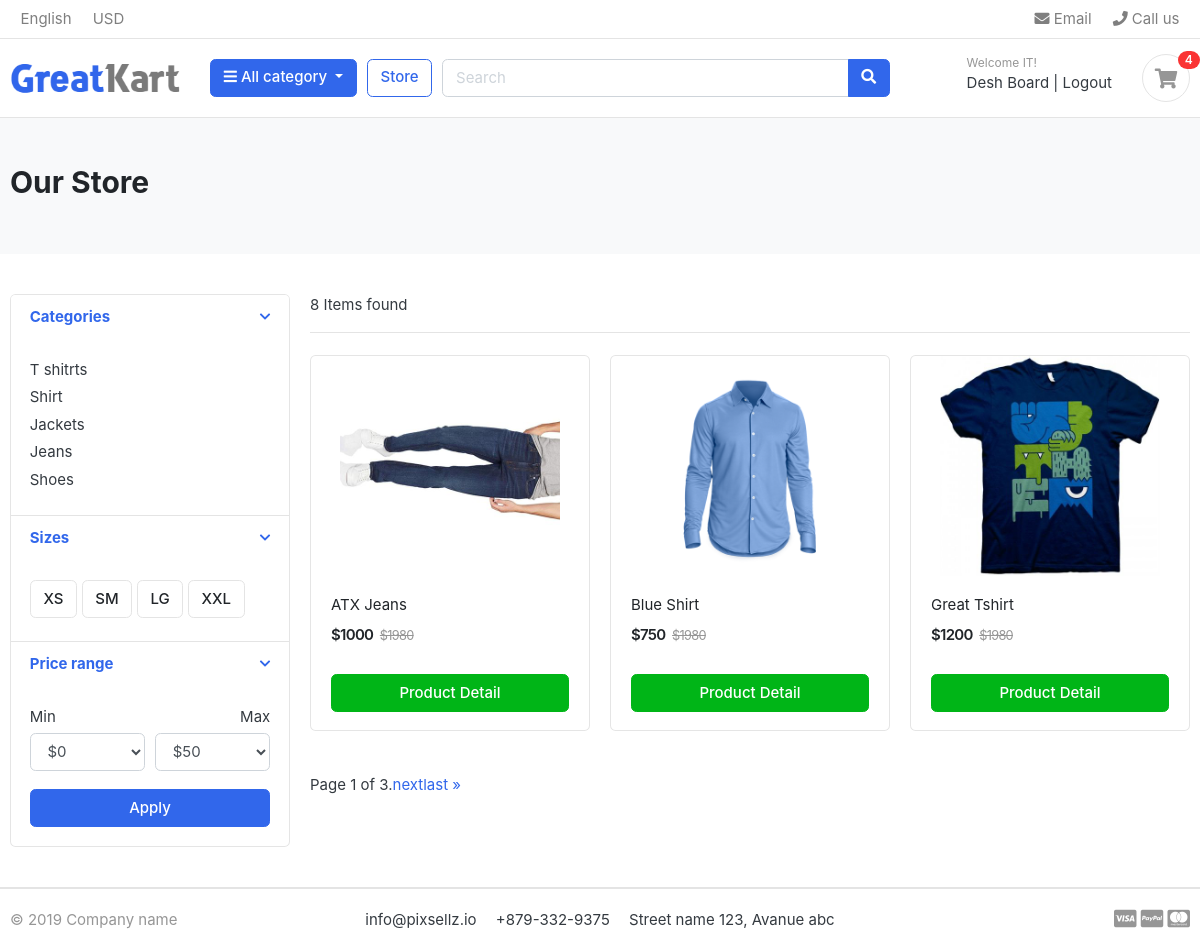
Screenshot of /product/ (signed in) with the database file from the repository.
### account/models.py (models this page shows, shortened)
class Account(AbstractBaseUser):
    firstname=models.CharField(max_length=100)
    lastname=models.CharField(max_length=100)
    username=models.CharField(max_length=100,unique=True)
    email=models.EmailField(max_length=100,unique=True)
    mobile=models.CharField(max_length=12)
    is_admin=models.BooleanField(default=False)
    is_staff=models.BooleanField(default=False)
    is_superuser=models.BooleanField(default=False)
    is_active=models.BooleanField(default=False)
    last_login=models.DateTimeField(auto_now_add=True)
    date_joined=models.DateTimeField(auto_now_add=True)
    REQUIRED_FIELDS=['firstname','lastname','username','mobile']
    USERNAME_FIELD='email'
    objects=MyAccuntManager()

### category/models.py (models this page shows, shortened)
class Category(models.Model):
    category_name=models.CharField(max_length=100)
    slug=models.SlugField(max_length=100)
    category_image=models.ImageField(upload_to='photos/category/')
    description=models.CharField(max_length=300)
    created_on=models.DateTimeField(auto_now_add=True)
    def get_url(self):
        return reverse('product_by_category',args=[self.slug])

### stock/models.py (models this page shows, shortened)
class Product(models.Model):
    producat_name=models.CharField(max_length=100)
    slug=models.CharField(max_length=100)
    category=models.ForeignKey(Category,on_delete=models.CASCADE)
    description=models.CharField(max_length=300)
    product_image=models.ImageField(upload_to='photos/product/')
    stock=models.IntegerField(default=1)
    price=models.IntegerField()
    is_availabe=models.BooleanField(default=True)
    created_on=models.DateTimeField(auto_now_add=True)
    def get_url(self):
        return reverse ('product_deatil',args=[self.category.slug,self.slug])

### stock/views.py (the view)
# urls.py: path('product/',include('stock.urls')),
def product(request,cat_slug=None):
    if cat_slug!=None:
        product=Product.objects.all().filter(is_availabe=True,category__slug=cat_slug)
        paginator=Paginator(product,3)
        page_number = request.GET.get("page")
        paginated_product=paginator.get_page(page_number)
        product_count=product.count()
    else:
        product=Product.objects.all().filter(is_availabe=True)
        paginator=Paginator(product,3)
        page_number = request.GET.get("page")
        paginated_product=paginator.get_page(page_number)
        product_count=product.count()
    context={'products':paginated_product,'product_count':product_count}
    return render(request,'product/product.html',context)

### carts/context_processors.py (called while the page is built)
def counter(request):
    cart_count=0
    cart=Cart.objects.filter(cart_id=_cart_id(request))
    if cart:
        cartitem=CartItem.objects.filter(cart=cart.first())
        for cartitem in cartitem:
            cart_count+=cartitem.quantity
    return dict(cart_count=cart_count)

### carts/models.py (called while the page is built)
    def __str__(self):
        return self.cart_id

### carts/views.py (called while the page is built, shortened)
def _cart_id(request):
    if request.user.is_authenticated:
        try:
            cart=Cart.objects.get(user=request.user, is_active=True)
        except Cart.DoesNotExist:
            cart=Cart.objects.create(user=request.user, is_active=True)
        return cart

### category/context_processors.py (called while the page is built)
def menu_links(request):
    links=Category.objects.all()
    return dict(links=links)

### template/product/product.html (shortened to what this page needs)
{% extends 'base.html'%}
{%load static%}
{%block content%}
<section class="section-pagetop bg">
<div class="container">
	{%if 'search' in request.path%}
	<h2>Search Results</h2>
	{%else%}
	<h2 class="title-page">Our Store</h2>
{%endif%}
</div>
</section>
<section class="section-content padding-y">
<div class="container">
<div class="row">
	<aside class="col-md-3">
<div class="card">
	<article class="filter-group">
		<header class="card-header">
			<a href="#" data-toggle="collapse" data-target="#collapse_1" aria-expanded="true" class="">
				<i class="icon-control fa fa-chevron-down"></i>
				<h6 class="title">Categories</h6>
			</a>
		</header>
		<div class="filter-content collapse show" id="collapse_1" style="">
			<div class="card-body">
				<ul class="list-menu">
          {%for category in links%}
				<li><a href={{category.get_url}}>{{category.category_name}} </a></li>
				{%endfor%}
				</ul>
			</div>
		</div>
	</article>
	<article class="filter-group">
		<header class="card-header">
			<a href="#" data-toggle="collapse" data-target="#collapse_4" aria-expanded="true" class="">
				<i class="icon-control fa fa-chevron-down"></i>
				<h6 class="title">Sizes </h6>
			</a>
		</header>
		<div class="filter-content collapse show" id="collapse_4" style="">
			<div class="card-body">
			  <label class="checkbox-btn">
			    <span class="btn btn-light"> XS </span>
			  </label>
			  <label class="checkbox-btn">
			    <span class="btn btn-light"> SM </span>
			  </label>
			  <label class="checkbox-btn">
			    <span class="btn btn-light"> LG </span>
			  </label>
			  <label class="checkbox-btn">
			    <span class="btn btn-light"> XXL </span>
			  </label>
		</div>
		</div>
	</article>
	<article class="filter-group">
		<header class="card-header">
			<a href="#" data-toggle="collapse" data-target="#collapse_3" aria-expanded="true" class="">
				<i class="icon-control fa fa-chevron-down"></i>
				<h6 class="title">Price range </h6>
			</a>
		</header>
		<div class="filter-content collapse show" id="collapse_3" style="">
			<div class="card-body">
				<div class="form-row">
				<div class="form-group col-md-6">
				  <label>Min</label>
				  	<select class="mr-2 form-control">
						<option value="0">$0</option>
					</select>
				</div>
				<div class="form-group text-right col-md-6">
				  <label>Max</label>
				  	<select class="mr-2 form-control">
						<option value="50">$50</option>
					</select>
				</div>
				</div>
				<button class="btn btn-block btn-primary">Apply</button>
			</div>
		</div>
	</article>
</div>
	</aside>
	{%if products%}
	<main class="col-md-9">
<header class="border-bottom mb-4 pb-3">
		<div class="form-inline">
			<span class="mr-md-auto">{{product_count}} Items found </span>
		</div>
</header>
<div class="row">
  {%for product in products%}
	<div class="col-md-4">
		<figure class="card card-product-grid">
			<div class="img-wrap">
<a href={{product.get_url}}>
				<img src={{product.product_image.url}}>
			</div>
			<figcaption class="info-wrap">
				<div class="fix-height">
					<a href={{product.get_url}} class="title">{{product.producat_name}}</a>
					<div class="price-wrap mt-2">
						<span class="price">${{product.price}}</span>
						<del class="price-old">$1980</del>
					</div>
				</div>
				<a href="{{product.get_url}}" class="btn btn-block btn-success">Product Detail </a>
			</figcaption>
		</figure>
	</div>
{%endfor%}
</div>
<nav class="mt-4" aria-label="Page navigation sample">
  <ul class="pagination">
					 <span class="current">
							 Page {{ products.number }} of {{ products.paginator.num_pages }}.
					 </span>
					 {% if products.has_next %}
							 <a href="?page={{products.next_page_number }}">next</a>
							 <a href="?page={{product.paginator.num_pages }}">last &raquo;</a>
					 {% endif %}
  </ul>
</nav>
	</main>
{%else%}
<h2>No Item Found</h2>
{%endif%}
</div>
</div>
</section>
{%endblock%}

### template/base.html (shortened to what this page needs)
{%load static%}
<!DOCTYPE HTML>
<html lang="en">
<head>
<link href="{%static 'css/bootstrap.css'%}" rel="stylesheet" type="text/css"/>
<link href="{%static 'fonts/fontawesome/css/all.min.css'%}" type="text/css" rel="stylesheet">
<link href="{%static 'css/ui.css'%}" rel="stylesheet" type="text/css"/>
<link href="{%static 'css/responsive.css'%}" rel="stylesheet" media="only screen and (max-width: 1200px)" />
</head>
<body>
{%include 'include/nav.html'%}
{%block content%}
{%endblock%}
{%include 'include/footer.html'%}
</body>
</html>

### template/include/nav.html (shortened to what this page needs)
{%load static%}
<header class="section-header">
<nav class="navbar p-md-0 navbar-expand-sm navbar-light border-bottom">
<div class="container">
  <div class="collapse navbar-collapse" id="navbarTop4">
    <ul class="navbar-nav mr-auto">
    	<li class="nav-item dropdown">
		 	<a href="#" class="nav-link">   English </a>
		</li>
		<li class="nav-item dropdown">
			<a href="#" class="nav-link"> USD </a>
		</li>
    </ul>
    <ul class="navbar-nav">
		<li><a href="#" class="nav-link"> <i class="fa fa-envelope"></i> Email </a></li>
		<li><a href="#" class="nav-link"> <i class="fa fa-phone"></i> Call us </a></li>
	</ul>
  </div>
</div>
</nav>
<section class="header-main border-bottom">
	<div class="container">
<div class="row align-items-center">
	<div class="col-lg-2 col-md-3 col-6">
		<a href={%url 'home'%} class="brand-wrap">
			<img class="logo" src="{%static './images/logo.png'%}">
		</a>
	</div>
	<div class="col-lg col-sm col-md col-6 flex-grow-0">
		<div class="category-wrap dropdown d-inline-block float-right">
			<button type="button" class="btn btn-primary dropdown-toggle" data-toggle="dropdown">
				<i class="fa fa-bars"></i> All category
			</button>
		</div>
	</div>
	<a href="{%url 'product'%}" class="btn btn-outline-primary">Store</a>
	<div class="col-lg  col-md-6 col-sm-12 col">
		<form action={%url 'search'%} class="search",method="GET">
			<div class="input-group w-100">
			    <input type="text" class="form-control" style="width:60%;" placeholder="Search" name='keyword'>
			    <div class="input-group-append">
			      <button class="btn btn-primary" type="submit">
			        <i class="fa fa-search"></i>
			      </button>
			    </div>
		    </div>
		</form>
	</div>
	<div class="col-lg-3 col-sm-6 col-8 order-2 order-lg-3">
				<div class="d-flex justify-content-end mb-3 mb-lg-0">
          {%if user.id is not None%}
					<div class="widget-header">
						<small class="title text-muted">Welcome {{user.firstname}}!</small>
						<div>
							<a href="">Desh Board</a> <span class="dark-transp"> | </span>
							<a href="{%url 'logout'%}"> Logout</a>
						</div>
            {%else%}
            <div>
              <a href="{%url 'login'%}">Sign in</a> <span class="dark-transp"> | </span>
              <a href="{%url 'register'%}"> Register</a>
            </div>
            {%endif%}
					</div>
					<a href="{%url 'cart'%}" class="widget-header pl-3 ml-3">
						<div class="icon icon-sm rounded-circle border"><i class="fa fa-shopping-cart"></i></div>
						<span class="badge badge-pill badge-danger notify">{{cart_count}}</span>
					</a>
				</div>
			</div>
</div>
	</div>
</section>
</header>

### template/include/footer.html
<footer class="section-footer border-top">
	<div class="container">
		<section class="footer-bottom border-top row">
			<div class="col-md-2">
				<p class="text-muted"> &copy 2019 Company name </p>
			</div>
			<div class="col-md-8 text-md-center">
				<span  class="px-2">info@pixsellz.io</span>
				<span  class="px-2">+879-332-9375</span>
				<span  class="px-2">Street name 123, Avanue abc</span>
			</div>
			<div class="col-md-2 text-md-right text-muted">
				<i class="fab fa-lg fa-cc-visa"></i>
				<i class="fab fa-lg fa-cc-paypal"></i>
				<i class="fab fa-lg fa-cc-mastercard"></i>
			</div>
		</section>
	</div>
</footer>

### static/css/ui.css (style rules this page uses)
html { font-family: "Inter", sans-serif; font-size: 15px; }
.img-wrap { text-align: center; display: block; }
.img-wrap img { max-width: 100%; }
.price-wrap { letter-spacing: -0.7px; }
.icon-xs, .icon-sm, .icon-md, .icon-lg { display: inline-block; text-align: center; flex-shrink: 0; flex-grow: 0; }
.icon-sm { width: 48px; height: 48px; line-height: 48px !important; font-size: 20px; }
.padding-y { padding-top: 40px; padding-bottom: 40px; }
figure { margin-bottom: 0; }
article:after, .form-group:after { display: block; clear: both; content: ""; }
.bg { background-color: #f8f9fa; }
.title-page { color: #212529; }
p:last-child { margin-bottom: 0; }
.header-main { position: relative; padding-top: 1rem; padding-bottom: 1rem; }
.brand-wrap .logo, .navbar-brand .logo { margin-right: 7px; max-height: 42px; display: inline-block; }
.widget-header { display: inline-block; vertical-align: middle; position: relative; }
.widget-header a { color: #343a40; }
.widget-header i { color: #969696; }
.widget-header .title { display: block; }
.widget-header .notify { position: absolute; top: -3px; right: -10px; }
.footer-bottom { padding-top: 20px; padding-bottom: 20px; }
.btn-light { background-color: #fff; border-color: #e4e4e4; }
[class*=list-] li:after { visibility: hidden; display: block; content: ""; overflow: hidden; height: 0; clear: both; }
.list-menu { list-style: none; margin: 0; padding-left: 0; }
.list-menu li { margin-bottom: 5px; }
.list-menu a { color: #343a40; }
[class*=card-product] a.title { color: #212529; display: block; }
[class*=card-product] .img-wrap { overflow: hidden; position: relative; }
[class*=card-product] .img-wrap img { height: 100%; max-width: 100%; width: auto; display: inline-block; -o-object-fit: cover; object-fit: cover; }
.card-product-grid { margin-bottom: 20px; }
.card-product-grid .img-wrap { border-radius: 0.2rem 0.2rem 0 0; height: 220px; }
.card-product-grid .info-wrap { overflow: hidden; padding: 18px 20px; }
.card-product-grid .fix-height { height: 80px; overflow: hidden; }
.card .img-wrap { overflow: hidden; }
.notify { position: absolute; top: -4px; right: -10px; display: inline-block; padding: 0.25em 0.6em; font-size: 12px; line-height: 1; text-align: center; border-radius: 3rem; color: #fff; background-color: #fa3434; }
.price { font-weight: 600; color: #212529; }
.price-old { color: #969696; margin-left: 3px; font-size: 85%; }
.icon-control { margin-top: 5px; float: right; font-size: 80%; }
.card-header .title { margin-bottom: 0; line-height: 1.5; }
.filter-group { border-bottom: 1px solid #e4e4e4; }
.filter-group .card-header { border-bottom: 0; }
.filter-group:last-child { border-bottom: 0; }
.checkbox-btn { position: relative; }
.section-pagetop { padding: 45px 0; }

### rows the page displays
Account: firstname "IT"
Category: category_name "T shitrts"
Category: category_name "Shirt"
Category: category_name "Jackets"
Category: category_name "Jeans"
Category: category_name "Shoes"
Product: product_image (picture), producat_name "ATX Jeans", price "1000"
Product: product_image (picture), producat_name "Blue Shirt", price "750"
Product: product_image (picture), producat_name "Great Tshirt", price "1200"

### other values shown
{{ cart_count }} "4"
{{ product_count }} "8"
{{ products.number }} "1"
{{ products.paginator.num_pages }} "3"
